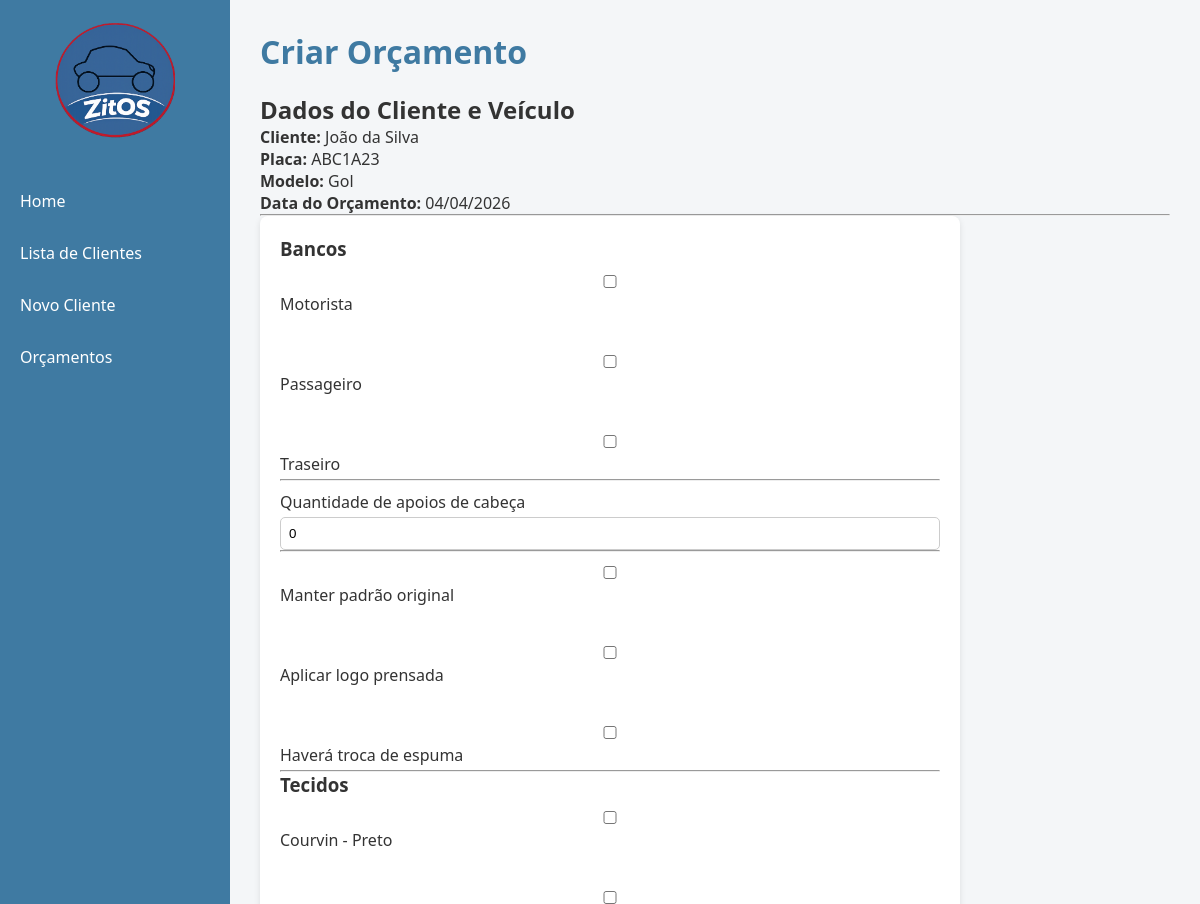
The page /orcamento/1 (upper part) on the database as committed earlier.
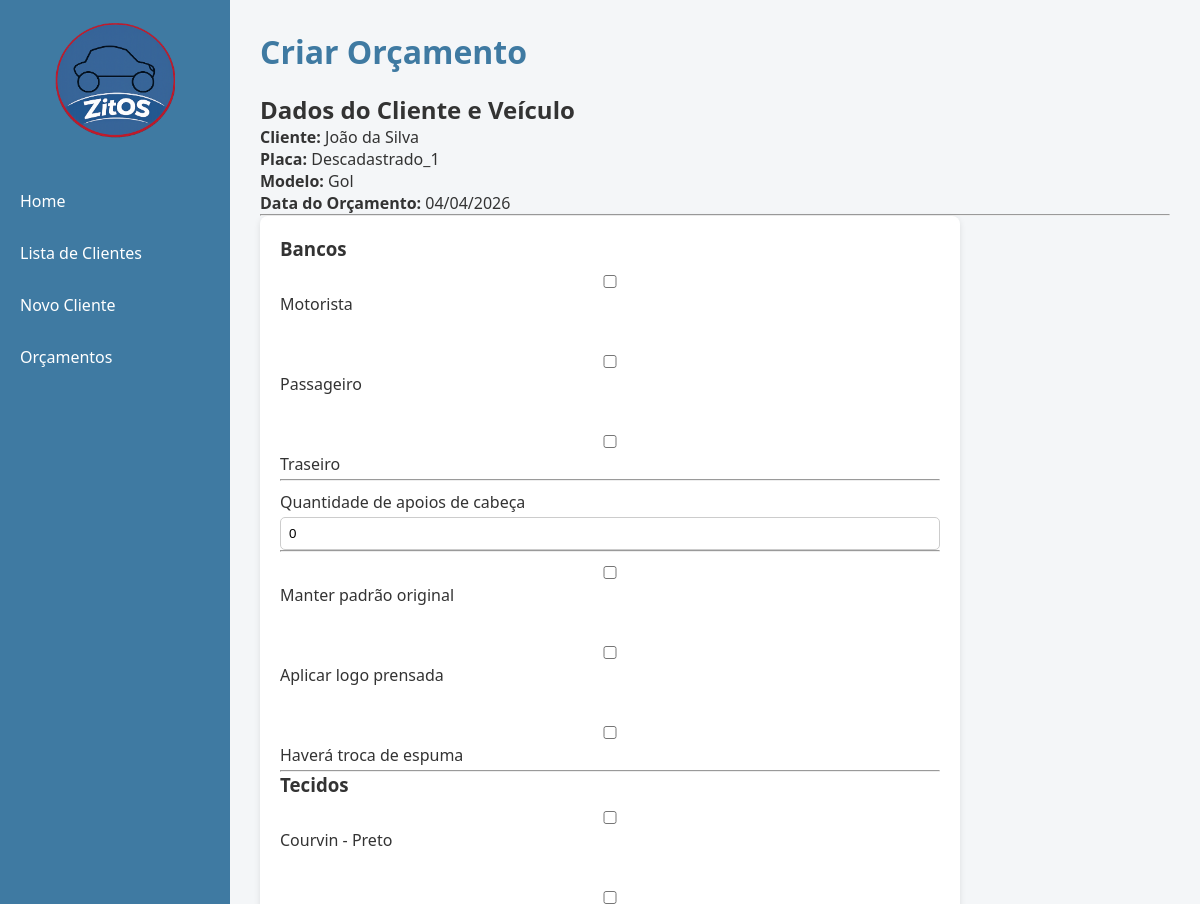
The same page on the database as committed later.
### app/models.py (models this page shows)
class Veiculo(db.Model):
    __tablename__ = "veiculos"
    id_veiculo = db.Column(db.Integer, primary_key=True, autoincrement=True)
    id_cliente = db.Column(db.Integer, db.ForeignKey("clientes.id_cliente"), nullable=False)
    placa = db.Column(db.String(7), unique=True, nullable=False)
    marca = db.Column(db.String(50), nullable=False)
    modelo = db.Column(db.String(80), nullable=False)
    ano = db.Column(db.Integer)
    cor = db.Column(db.String(30))
    orcamentos = db.relationship("Orcamento", backref="veiculo", lazy=True)

### app/routes.py (the view)
@main.route("/orcamento/<int:id_veiculo>")
def form_orcamento(id_veiculo):
    veiculo = Veiculo.query.get_or_404(id_veiculo)
    cliente = veiculo.cliente
    tecidos = Tecido.query.all()
    espumas = Espuma.query.all()
    costuras = Costura.query.all()
    cores = Cor.query.all()
    data_br = datetime.today().strftime("%d/%m/%Y")
    return render_template(
        "form_orcamento.html",
        cliente=cliente,
        veiculo=veiculo,
        tecidos=tecidos,
        espumas=espumas,
        costuras=costuras,
        cores=cores,
        today=data_br
    )

### templates/form_orcamento.html (shortened to what this page needs)
{% extends "base.html" %}
{% block page_title %}
Criar Orçamento
{% endblock %}
{% block content %}
<h2>Dados do Cliente e Veículo</h2>
<div class="box-info">
<p><strong>Cliente:</strong> {{ cliente.nome }}</p>
<p><strong>Placa:</strong> {{ veiculo.placa }}</p>
<p><strong>Modelo:</strong> {{ veiculo.modelo }}</p>
<p><strong>Data do Orçamento:</strong> {{ today }}</p>
</div>
<hr>
<form method="POST" action="{{ url_for('main.salvar_orcamento') }}">
<h3>Bancos</h3>
<label>
<input type="checkbox" class="banco" name="bancos" value="motorista">
Motorista
</label>
<br>
<label>
<input type="checkbox" class="banco" name="bancos" value="passageiro">
Passageiro
</label>
<br>
<label>
<input type="checkbox" class="banco" name="bancos" value="traseiro">
Traseiro
</label>
<hr>
<label>Quantidade de apoios de cabeça</label>
<input type="number"
name="qtd_apoio_cabeca"
min="0"
value="0">
<hr>
<label>
<input type="checkbox" name="bool_original">
Manter padrão original
</label>
<br>
<label>
<input type="checkbox" name="bool_logo_prensada">
Aplicar logo prensada
</label>
<br>
<label>
<input type="checkbox"
id="bool_espuma"
name="bool_espuma">
Haverá troca de espuma
</label>
<hr>
<h3>Tecidos</h3>
{% for tecido in tecidos %}
<label>
<input type="checkbox"
class="item-checkbox"
data-target="tecido{{ tecido.id_tecido }}"
name="tecidos"
value="{{ tecido.id_tecido }}">
{{ tecido.material }} - {{ tecido.cor }}
</label>
<br>
{% endfor %}
{% for costura in costuras %}
<br>
{% endfor %}
{% for cor in cores %}
<br>
{% endfor %}
<br>
<br><br>
</form>
{% endblock %}

Rows that differ between the two databases and show on the page:
changed Veiculo "Gol": placa "ABC1A23" → "Descadastrado_1"
